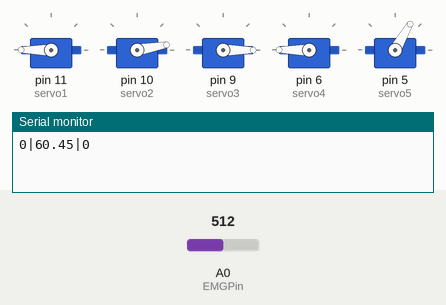
A sketch run on a simulated Arduino Uno, built with avr-gcc and run on an emulated ATmega328P. On the bench: 5 × servo, the last lines printed to the serial monitor. Inputs (shaded band) come from the test bench; at power-on: A0 (EMGPin) = 512.

Above: at 1.65 s.
At 5.95 s:
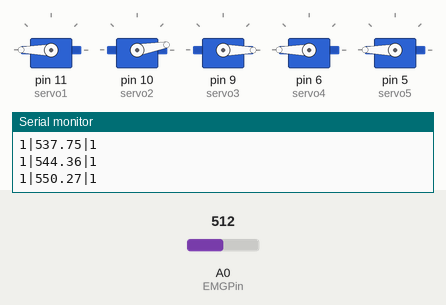
At 6.4 s:
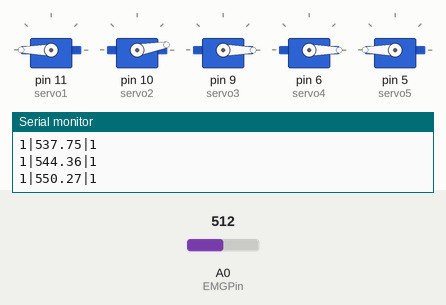
At 6.85 s:
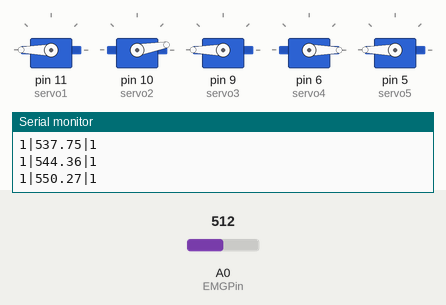
At 7.3 s:
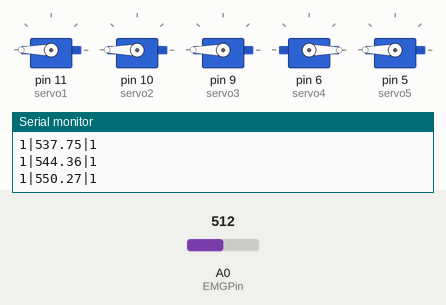
At 7.8 s:
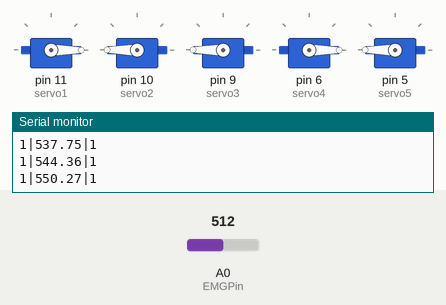
Timing chart, 0 to 9.7 s (numbered marks = the images above):
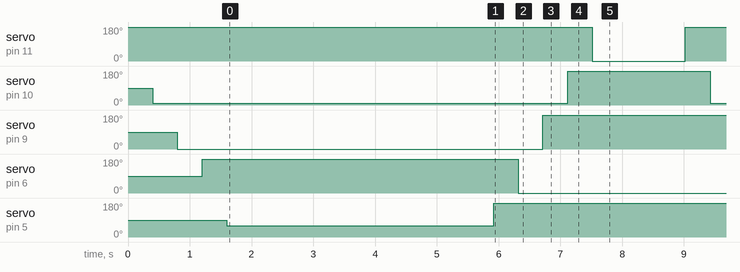

Measured:
- by itself, servo on pin 11 (servo1): alternates 180° for 4.7 s and 0° for 1.5 s
- by itself, servo on pin 10 (servo2): repeats every 6.2 s: 180° 2.3 s, 10° 3.9 s
- by itself, servo on pin 9 (servo3): repeats every 6.2 s: 180° 3.1 s, 0° 3.1 s
- by itself, servo on pin 6 (servo4): repeats every 6.2 s: 0° 3.9 s, 180° 2.3 s
- by itself, servo on pin 5 (servo5): repeats every 6.2 s: 180° 4.7 s, 60° 1.5 s

The sketch:

main.ino
```cpp
#include <Servo.h>

#define Qtd_Amostras 10    // ***Quantas Amostras o filtro terá para filtrar, mude para testar outros filtros***
#define Intervalo_Amostragem 10 // ***definindo o intervalo de amostragem em ms. Mude para testar novos filtros***

int Leitura_analogica = 0; // Variável global que salva o dado bruto lido da porta serial.
unsigned long timer1=0; // A variável que irá contar o útimo

// Sensor vars
int EMGPin = A0;
float EMGVal = 0;
int EMGTrigger = 110;
int fingerDelay = 400;

// Hand vars
int activeHand = 0;
bool handStatus = false;

Servo servo1;  // Finger 1
Servo servo2;  // Finger 2
Servo servo3;  // Finger 3
Servo servo4;  // Finger 4
Servo servo5;  // Finger 5

int openValues[] = {180, 10, 0, 180, 60};
int closeValues[] = {0, 180, 180, 0, 180};

// Control vars
long int delayTrigger = 1000; // 1000 ms delay
long int lastReadTime = 0;

void setup() {
  Serial.begin(115200);
  lastReadTime = millis();
  servo1.attach(11);
  servo2.attach(10);
  servo3.attach(9);
  servo4.attach(6);
  servo5.attach(5);

  setupHand();
}

void loop() {

  Leitura_analogica = analogRead(EMGPin);  // Leitura_analogica aqui é o valor bruto
  Amostragem(); // Essa é a função que fará a amostragem no tempo que determinamos no intervalo de amostragem que definimos na segunda linha de código.
  //Serial.print(Leitura_analogica); // Imprime o dado bruto
  //Serial.print(",");
  //Serial.println(filtroLogico(0)); // Imprime o dado filtrado


  EMGVal = filtroLogico(0);

  //Serial.println(millis());
  if (EMGVal >= EMGTrigger) {
    long int actualReadTime = millis();
    if (actualReadTime - lastReadTime >= delayTrigger) {
      activeHand += 1;
      lastReadTime = actualReadTime;
    }
  }

  if (activeHand >= 2) {
    activeHand = 0;
    handStatus = changeHandStatus(handStatus);
  }

  // Format string
  String output = String(activeHand) + "|" + String(convertValue(EMGVal)) + "|" + String(handStatus);

  Serial.println(output);  // Send to Serial
  delay(100);
}

float convertValue(float val) {
    return val * ( (5 * 1000000) / (1023.0 * 4140));
}

void Amostragem(){ // Essa função verifica se o tempo de amostragem  selecionado ocorreu
  if(millis() - timer1>Intervalo_Amostragem){ // Caso o tempo de amostragem tenha ocorrido, ele envia 1 para a função de filtro de media movel
    //Dessa forma a função sabe que é para atualizar o valor de saída para um novo valor filtrado
    filtroLogico(1);
    timer1 = millis(); // atualiza para contar o tempo mais uma vez
  }
}

float filtroLogico(bool atualiza_saida){ // Igual nos outros exemplos, ele usa variavel estática.
  int diferenca; // Variavel que salvará a diferenca entre o valor do filtro e a saída
  static float Saida_Filtro = 0; // A variavel
  if(atualiza_saida == 0) return((double)Saida_Filtro);

  else{
    if(Leitura_analogica<Saida_Filtro){
      diferenca = abs(Leitura_analogica - Saida_Filtro);
      Saida_Filtro -= (float)diferenca/(float)Qtd_Amostras;
    }
    else if(Leitura_analogica>Saida_Filtro){
      diferenca = abs(Leitura_analogica - Saida_Filtro);
      Saida_Filtro += (float)diferenca/(float)Qtd_Amostras;
    }
  }
}

bool changeHandStatus(bool actualStatus) {

    if (actualStatus) {
        // Closing hand
        servo5.write(closeValues[4]);
        delay(fingerDelay);
        servo4.write(closeValues[3]);
        delay(fingerDelay);
        servo3.write(closeValues[2]);
        delay(fingerDelay);
        servo2.write(closeValues[1]);
        delay(fingerDelay);
        servo1.write(closeValues[0]);
        delay(fingerDelay);

        actualStatus = false;

    } else {
        // Opening hand
        servo1.write(openValues[0]);
        delay(fingerDelay);
        servo2.write(openValues[1]);
        delay(fingerDelay);
        servo3.write(openValues[2]);
        delay(fingerDelay);
        servo4.write(openValues[3]);
        delay(fingerDelay);
        servo5.write(openValues[4]);
        delay(fingerDelay);

        actualStatus = true;
    }

    return actualStatus;
}

void setupHand() {

    // Opening hand
    servo1.write(openValues[0]);
    delay(fingerDelay);
    servo2.write(openValues[1]);
    delay(fingerDelay);
    servo3.write(openValues[2]);
    delay(fingerDelay);
    servo4.write(openValues[3]);
    delay(fingerDelay);
    servo5.write(openValues[4]);

    return;
}
```
